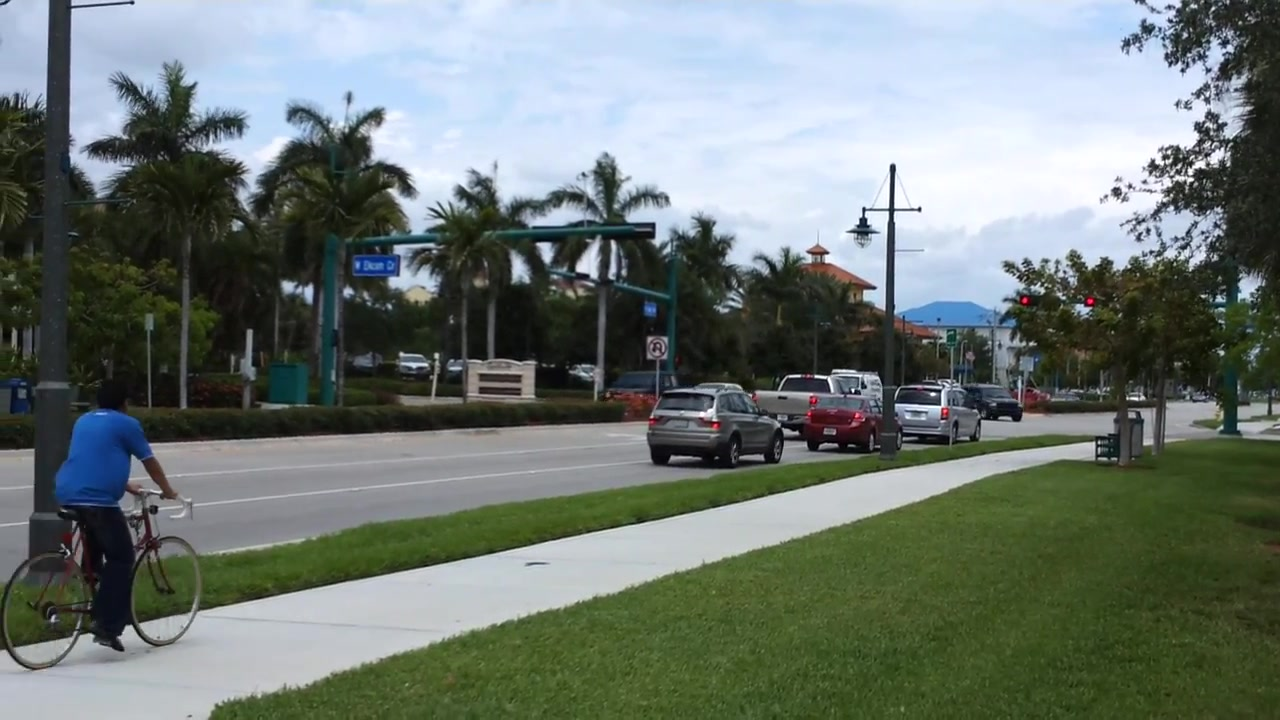
%> input picture src/Mean-shift tracker/bicycle/Samsung Galaxy S II 1080p HD video sample 0566.jpg, 1280 x 720 px; its folder holds only this picture in this run
$ octave --eval "main_jay;"   (GNU Octave 9; MATLAB toolbox functions it lacks are replaced by stand-ins)
%> lines starting %> are read from the running program, lines starting %| are printed output that depends on the picture
%> in main_jay, img is the input picture: size 720x1280x3 uint8; mean R, G, B 110.8, 121.1, 116
### src/Mean-shift tracker/RGB2HSI.m
function Img=RGB2HSI(img)
	img = im2double(img);
%> img: size 720x1280x3 double
	D = size(img);
%> D = [720 1280 3]
	R = img(:,:,1); %R=R(:);
	G = img(:,:,2); %G=G(:);
	B = img(:,:,3); %B=B(:);

	MinRG=min(R,G);
	MinGB=min(G,B);
	MinRGB=min(MinRG,MinGB);

	hue=atan((sqrt(3.0)*(G-B))./((R-G)+(R-B)));
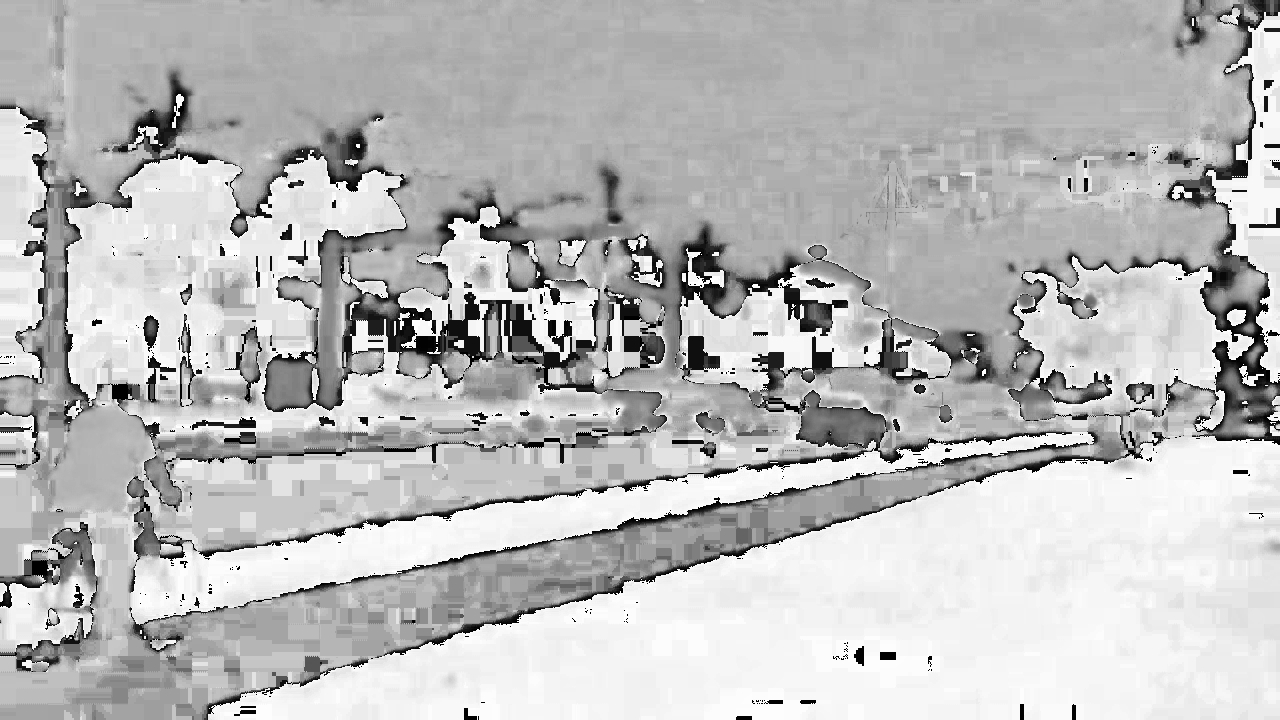
%> hue: size 720x1280 double; 0.4% of the values are NaN or infinite; the others: min -1.57, max 1.57, mean 0.739; drawn with min black, max white, NaN and infinite black
	saturation=1.0-(3.0*MinRGB);
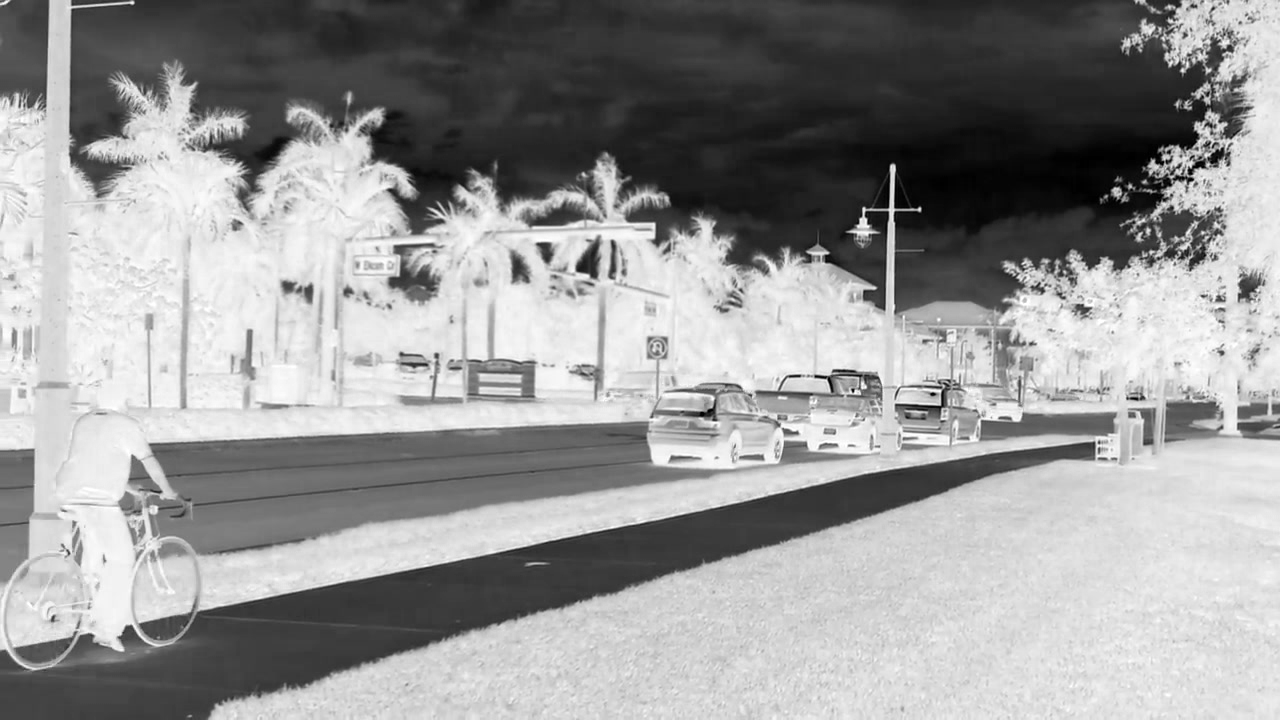
%> saturation: size 720x1280 double; min -1.99, max 1, mean -0.206; drawn with min black and max white
	intesity=(R+G+B)*(1/3);
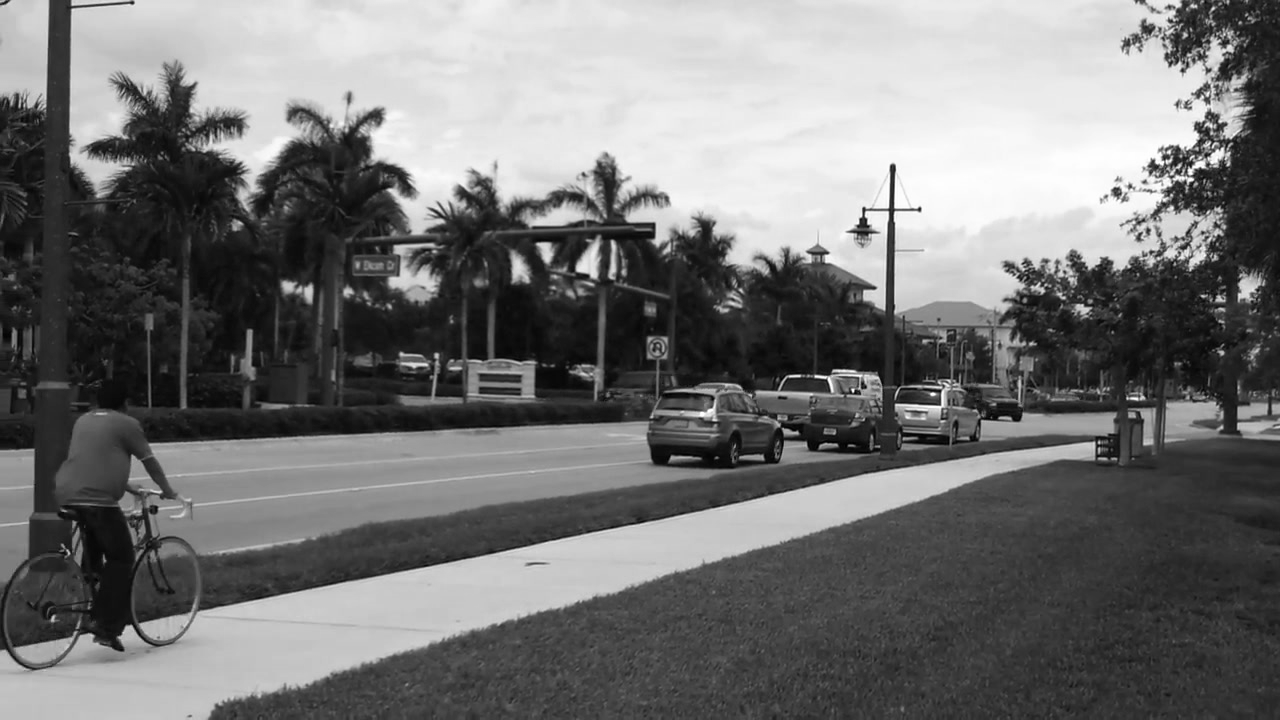
%> intesity: size 720x1280 double; min 0, max 0.999, mean 0.455

	hue=reshape(hue,D(1:2));
	saturation=reshape(saturation,D(1:2));
	intesity=reshape(intesity,D(1:2));

	Img=cat(3,hue,saturation,intesity);
%> Img: size 720x1280x3 double; 0.13% of the values are NaN or infinite; the others: min -1.99, max 1.57, mean 0.329
	Img=(Img+abs(min(Img(:))))/(max(Img(:))+abs(min(Img(:))));
%> Img: size 720x1280x3 double; 0.13% of the values are NaN or infinite; the others: min 0, max 1, mean 0.651
	Img(isnan(Img)) = 0;
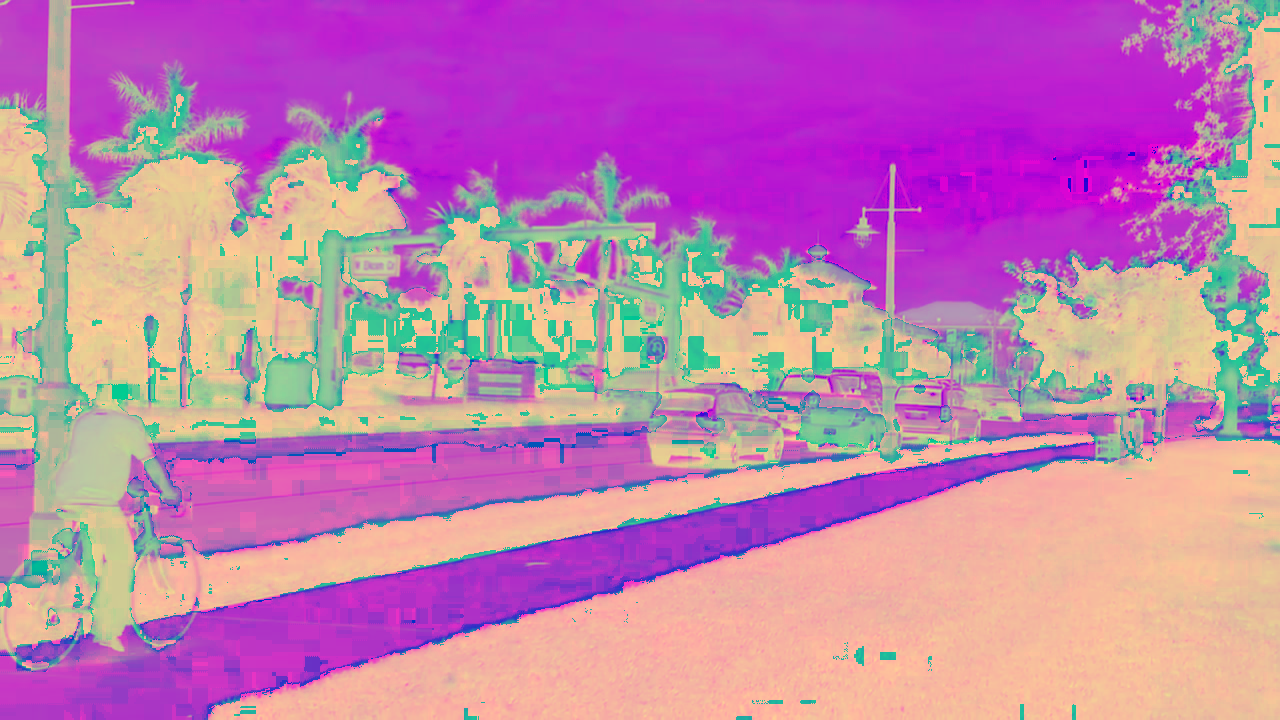
%> Img: size 720x1280x3 double; mean R, G, B 0.763, 0.501, 0.686
end

### src/Mean-shift tracker/main_jay.m
function main_jay()
    close all;
    clc;

    CS=2;
    bins=2;
    %---Get and Set Object parameters from first image
    %Load images dir
    path='bicycle/';
    D=dir('bicycle/*.jpg');

    %Show first image to choose object to track
    img=imread(strcat(path,D(1).name));

    if CS==1
        img=RGB2rgb(img);
    elseif CS==2
        img=RGB2HSI(img);
    end

    figure(1);
    imshow(img,[]);
    hold on;
    %Get coordinates of object by selecting with mouse
%> (the run ends here)
